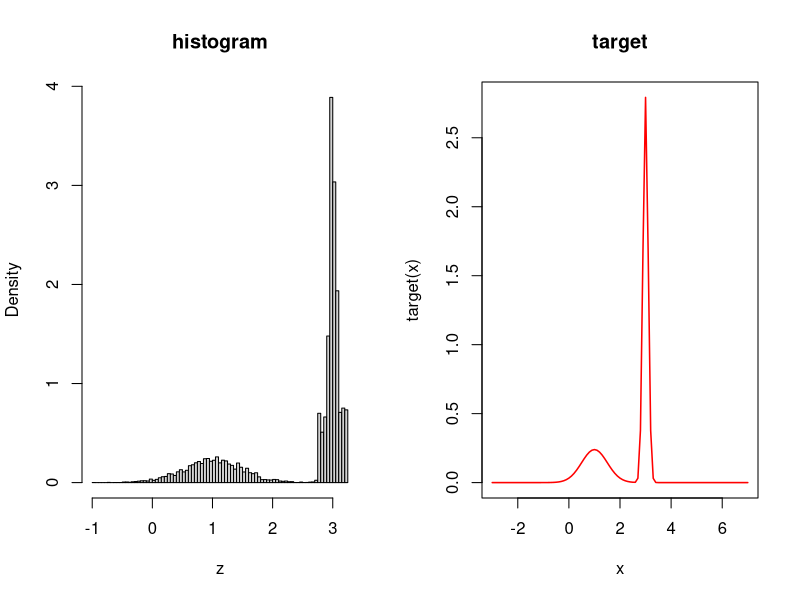

Generate this figure with R:
n <- 30000  
target<-function(x) 0.3*dnorm(x,1,0.5)+0.7*dnorm(x,3,0.1)

v<-NULL          
z<-NULL
u<- NULL

z[0]<-rnorm(1,0,1)
for(i in 1:n)
{
  u<-runif(1,0,1)
  v[i]<-rnorm(1,0,1)   
  T0<-min(1,(target(v[i])/dnorm(v[i]))*(dnorm(z[i-1])/target(z[i-1])))
  if(u<= T0) z[i]=v[i]
  if(u> T0) z[i]=z[i-1]
}
par(mfrow=c(1,2))
hist(z,main="histogram",breaks=80,freq=F)
curve(target,add=F,xlim=c(-3,7),main="target",col="red",lwd=1.5)
